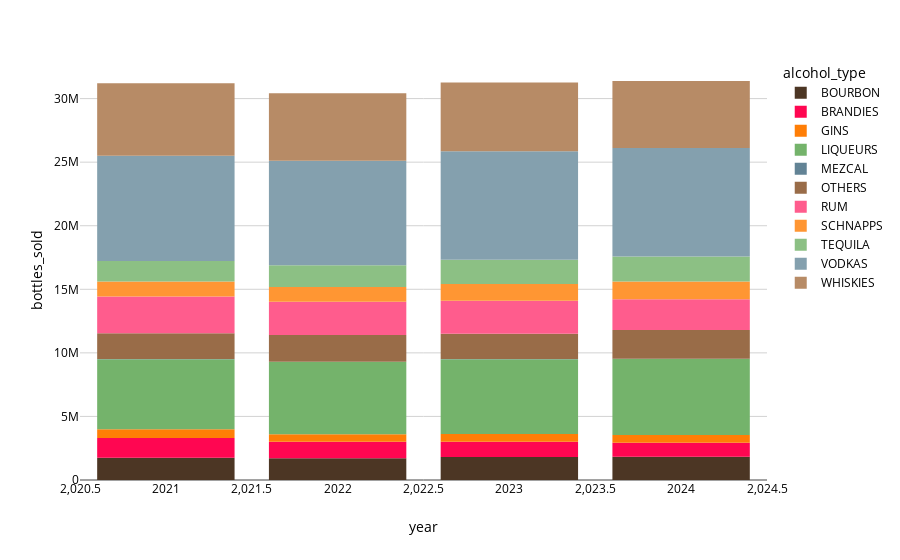

Here is the notebook cell this chart was saved with:
### Code cell
px.bar(data_yearly, x='year', y='bottles_sold', color= 'alcohol_type', template = iowa)

### Figure 1 — Plotly figure (JSON) as saved in the notebook; plotly's stock layout.template omitted (floating-point values rounded to 4 significant figures)
{"data": [{"alignmentgroup": "True", "hovertemplate": "alcohol_type=BOURBON<br>year=%{x}<br>bottles_sold=%{y}<extra></extra>", "legendgroup": "BOURBON", "marker": {"color": "#4c3624", "pattern": {"shape": ""}}, "name": "BOURBON", "offsetgroup": "BOURBON", "orientation": "v", "showlegend": true, "textposition": "auto", "type": "bar", "x": [2021, 2022, 2023, 2024], "xaxis": "x", "y": [1742865, 1714201, 1809473, 1824041], "yaxis": "y"}, {"alignmentgroup": "True", "hovertemplate": "alcohol_type=BRANDIES<br>year=%{x}<br>bottles_sold=%{y}<extra></extra>", "legendgroup": "BRANDIES", "marker": {"color": "#ff0651", "pattern": {"shape": ""}}, "name": "BRANDIES", "offsetgroup": "BRANDIES", "orientation": "v", "showlegend": true, "textposition": "auto", "type": "bar", "x": [2021, 2022, 2023, 2024], "xaxis": "x", "y": [1555900, 1295501, 1200369, 1115008], "yaxis": "y"}, {"alignmentgroup": "True", "hovertemplate": "alcohol_type=GINS<br>year=%{x}<br>bottles_sold=%{y}<extra></extra>", "legendgroup": "GINS", "marker": {"color": "#ff7e06", "pattern": {"shape": ""}}, "name": "GINS", "offsetgroup": "GINS", "orientation": "v", "showlegend": true, "textposition": "auto", "type": "bar", "x": [2021, 2022, 2023, 2024], "xaxis": "x", "y": [688088, 596377, 604740, 595660], "yaxis": "y"}, {"alignmentgroup": "True", "hovertemplate": "alcohol_type=LIQUEURS<br>year=%{x}<br>bottles_sold=%{y}<extra></extra>", "legendgroup": "LIQUEURS", "marker": {"color": "#74B36B", "pattern": {"shape": ""}}, "name": "LIQUEURS", "offsetgroup": "LIQUEURS", "orientation": "v", "showlegend": true, "textposition": "auto", "type": "bar", "x": [2021, 2022, 2023, 2024], "xaxis": "x", "y": [5508279, 5687114, 5882978, 5985583], "yaxis": "y"}, {"alignmentgroup": "True", "hovertemplate": "alcohol_type=MEZCAL<br>year=%{x}<br>bottles_sold=%{y}<extra></extra>", "legendgroup": "MEZCAL", "marker": {"color": "#628395", "pattern": {"shape": ""}}, "name": "MEZCAL", "offsetgroup": "MEZCAL", "orientation": "v", "showlegend": true, "textposition": "auto", "type": "bar", "x": [2021, 2022, 2023, 2024], "xaxis": "x", "y": [13233, 15390, 15550, 14477], "yaxis": "y"}, {"alignmentgroup": "True", "hovertemplate": "alcohol_type=OTHERS<br>year=%{x}<br>bottles_sold=%{y}<extra></extra>", "legendgroup": "OTHERS", "marker": {"color": "#996C48", "pattern": {"shape": ""}}, "name": "OTHERS", "offsetgroup": "OTHERS", "orientation": "v", "showlegend": true, "textposition": "auto", "type": "bar", "x": [2021, 2022, 2023, 2024], "xaxis": "x", "y": [2043647, 2092656, 1980789, 2269181], "yaxis": "y"}, {"alignmentgroup": "True", "hovertemplate": "alcohol_type=RUM<br>year=%{x}<br>bottles_sold=%{y}<extra></extra>", "legendgroup": "RUM", "marker": {"color": "#FF5C8D", "pattern": {"shape": ""}}, "name": "RUM", "offsetgroup": "RUM", "orientation": "v", "showlegend": true, "textposition": "auto", "type": "bar", "x": [2021, 2022, 2023, 2024], "xaxis": "x", "y": [2876552, 2617558, 2614821, 2415911], "yaxis": "y"}, {"alignmentgroup": "True", "hovertemplate": "alcohol_type=SCHNAPPS<br>year=%{x}<br>bottles_sold=%{y}<extra></extra>", "legendgroup": "SCHNAPPS", "marker": {"color": "#FF9633", "pattern": {"shape": ""}}, "name": "SCHNAPPS", "offsetgroup": "SCHNAPPS", "orientation": "v", "showlegend": true, "textposition": "auto", "type": "bar", "x": [2021, 2022, 2023, 2024], "xaxis": "x", "y": [1183747, 1168188, 1303502, 1391745], "yaxis": "y"}, {"alignmentgroup": "True", "hovertemplate": "alcohol_type=TEQUILA<br>year=%{x}<br>bottles_sold=%{y}<extra></extra>", "legendgroup": "TEQUILA", "marker": {"color": "#8CC084", "pattern": {"shape": ""}}, "name": "TEQUILA", "offsetgroup": "TEQUILA", "orientation": "v", "showlegend": true, "textposition": "auto", "type": "bar", "x": [2021, 2022, 2023, 2024], "xaxis": "x", "y": [1616833, 1703739, 1911964, 1972159], "yaxis": "y"}, {"alignmentgroup": "True", "hovertemplate": "alcohol_type=VODKAS<br>year=%{x}<br>bottles_sold=%{y}<extra></extra>", "legendgroup": "VODKAS", "marker": {"color": "#84A0AE", "pattern": {"shape": ""}}, "name": "VODKAS", "offsetgroup": "VODKAS", "orientation": "v", "showlegend": true, "textposition": "auto", "type": "bar", "x": [2021, 2022, 2023, 2024], "xaxis": "x", "y": [8270436, 8229267, 8527908, 8530078], "yaxis": "y"}, {"alignmentgroup": "True", "hovertemplate": "alcohol_type=WHISKIES<br>year=%{x}<br>bottles_sold=%{y}<extra></extra>", "legendgroup": "WHISKIES", "marker": {"color": "#B78B66", "pattern": {"shape": ""}}, "name": "WHISKIES", "offsetgroup": "WHISKIES", "orientation": "v", "showlegend": true, "textposition": "auto", "type": "bar", "x": [2021, 2022, 2023, 2024], "xaxis": "x", "y": [5701689, 5290891, 5404781, 5270055], "yaxis": "y"}], "layout": {"barmode": "relative", "legend": {"title": {"text": "alcohol_type"}, "tracegroupgap": 0}, "margin": {"t": 60}, "xaxis": {"anchor": "y", "domain": [0, 1], "title": {"text": "year"}}, "yaxis": {"anchor": "x", "domain": [0, 1], "title": {"text": "bottles_sold"}}}}
